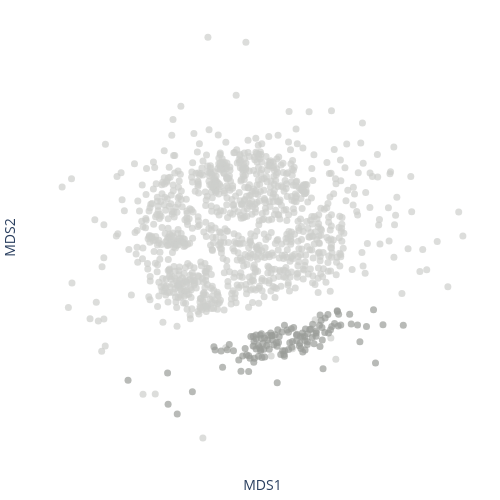

The cell this chart's notebook holds for it:
### Code cell
import plotly.graph_objects as go 

plot_df = mds_df.copy()
# Define colors for each class
colormap = cf.distinct_colors(np.sort(plot_df['Class'].unique()), custom_color=['#9A9C99', '#CDCFCC'])

# Plot
fig = go.Figure()
fig.add_trace(go.Scatter(
    x=plot_df.MDS1,
    y=plot_df.MDS2,
    text=plot_df.index,
    mode='markers',
    marker=dict(
        color=[colormap.get(_class) for _class in plot_df['Class']],
    )
))

fig.update_traces(marker=dict(size=7, opacity = 0.7))
fig.update_layout(xaxis_title = f'MDS1',
                  yaxis_title = f'MDS2',
                  margin=dict(r=10, l=10, b=10, t=10),
                  plot_bgcolor='white', 
                  paper_bgcolor='white',
                  width=500, height=500
)
fig.update_xaxes(showticklabels=False, ticks="")
fig.update_yaxes(showticklabels=False, ticks="")
fig.show()
fig.write_image('../../output/pub_Figures/Grantham/MDS_Full_esm_class.png', 
                width=500, height=500, scale=3)

### Figure 1 — Plotly figure (JSON) as saved in the notebook; plotly's stock layout.template omitted (floating-point values rounded to 4 significant figures; data arrays with more than 128 entries replaced by an {"elided": "..."} marker saying what was removed)
{"data": [{"marker": {"color": {"elided": "1148 str values"}, "opacity": 0.7, "size": 7}, "mode": "markers", "text": {"elided": "1148 str values"}, "type": "scatter", "x": {"elided": "1148 float values"}, "y": {"elided": "1148 float values"}}], "layout": {"height": 500, "margin": {"b": 10, "l": 10, "r": 10, "t": 10}, "paper_bgcolor": "white", "plot_bgcolor": "white", "width": 500, "xaxis": {"showticklabels": false, "ticks": "", "title": {"text": "MDS1"}}, "yaxis": {"showticklabels": false, "ticks": "", "title": {"text": "MDS2"}}}}
